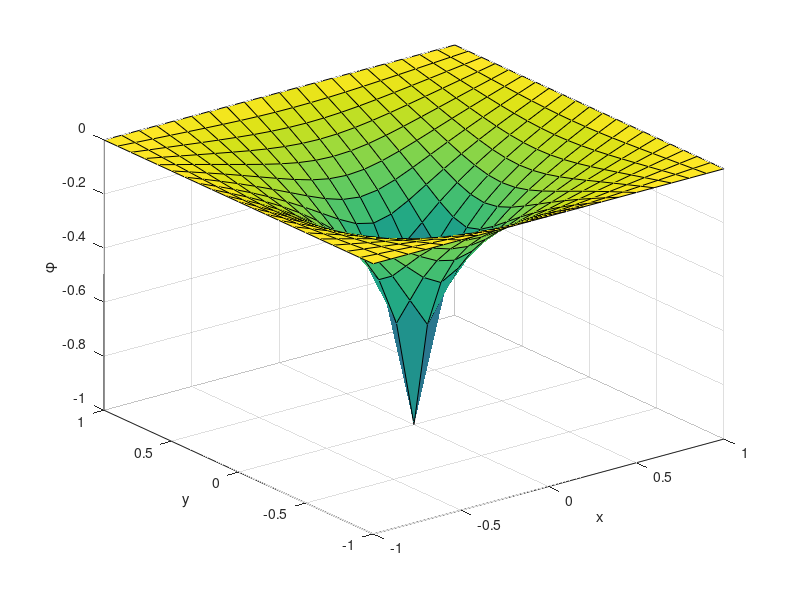
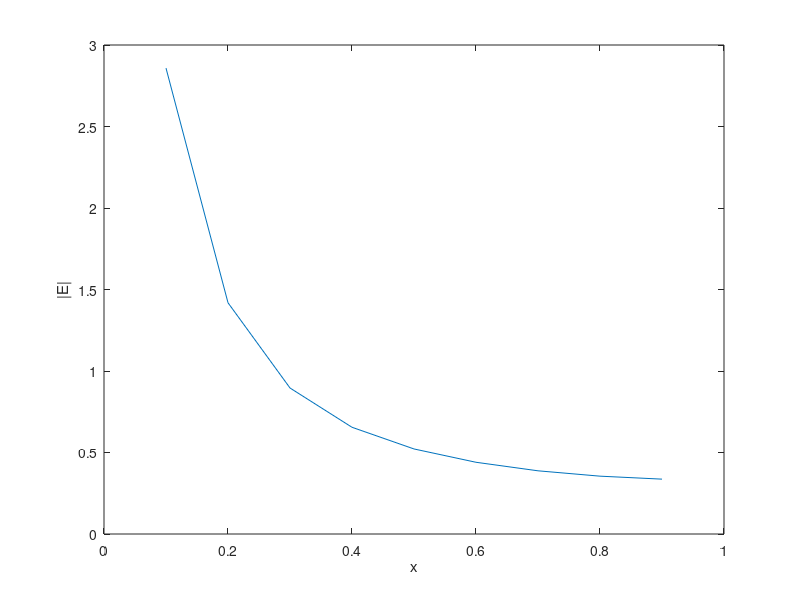
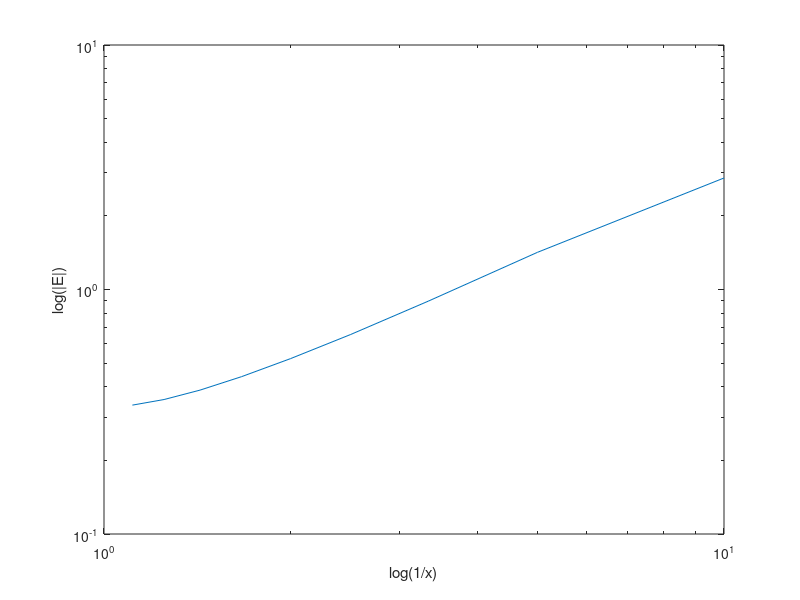
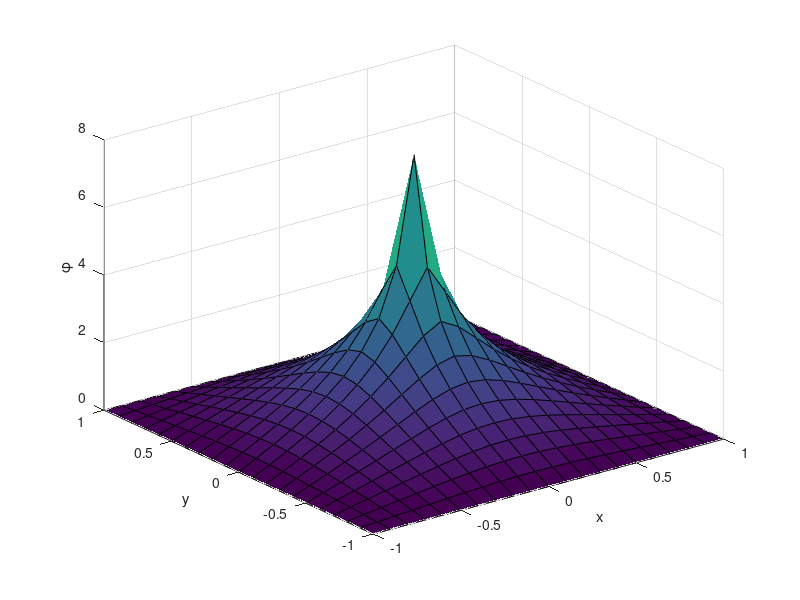

Write MATLAB code to recreate these figures, in order.
close all;

%% TODO: Fix \phi so that it displays phi in plots

%% exc 1.12
h = 0.1;
relTol = eps;
x = -1:h:1;
y = -1:h:1;


rows = length(x);
cols = length(y);
N = rows*cols;

phi = 0.1*ones(rows*cols,1);

%Insert boundary values
phi(1:cols) = 0; %Bottom
phi(rows*(cols-1):rows*cols) = 0; %top
phi(1:cols:rows*(cols-1)) = 0; %left
phi(rows:cols:rows*cols) = 0; %right

%Insert value at phi(0,0)
%TODO: This only works for odd rows*cols.
phi(ceil(rows*cols/2)) = -1;

%Create transformation matrix
T = eye(rows*cols);

for n=1:(rows-2)
    for m=1:(cols-2)
        v = zeros(1, cols*rows);
        v(n*cols+1+m + 1) = 1;
        v(n*cols+1+m - 1) = 1;
        v(n*cols+1+m + cols) = 1;
        v(n*cols+1+m - cols) = 1;
        T(n*cols+1+m, :) = 0.25*v;
    end
end
v = zeros(1, cols*rows);
v(ceil(rows*cols/2)) = 1;
T45 = T;
T(ceil(rows*cols/2), :) = v;

%Solve problem
line = zeros(ceil(cols/2), 3); %Stores phi(0:1,0) for different iterations
line(:,1) = x(ceil(cols/2):end);
phiOld = zeros(rows*cols, 1);
n = 0;
while true
    n = n+1;
    phiOld = phi;
    phi = T*phi;
    e = norm(phi-phiOld)/max(abs(phi));
    if e < relTol
        fprintf('Iterate to: %d; e=%g\n',n,e);
        break;
    end
    if n == 100
        line(:, 2) = phi(ceil(N/2):ceil(N/2)+ceil(cols/2)-1);
    end
    if n == 1000
        line(:, 3) = phi(ceil(N/2):ceil(N/2)+ceil(cols/2)-1);
    end
end

line
Z = zeros(rows, cols);
for n=1:rows
    Z(rows+1-n,:) = phi((n-1)*cols+1:n*cols)';
end

handle = figure;
surf(x, y, Z);
xlabel('x'); ylabel('y'); zlabel('\phi');
saveas(handle, 'report/img/exc1_laplace.png');

%% exc1.3 Calculate E
E = zeros(rows, cols);

for n=2:cols-1
    for m=2:rows-1
        Ex = -(Z(n+1, m)-Z(n-1, m))/(2*h);
        Ey = -(Z(n, m+1)-Z(n, m-1))/(2*h);
        E(n,m) = sqrt(Ex^2+Ey^2);
    end
end

%plot
handle = figure;
plot(h:h:1-h, E(ceil(rows/2), ceil(cols/2)+1:cols-1));
xlabel('x'); ylabel('|E|');
saveas(handle, 'report/img/exc1_E.png')

handle = figure;
loglog(1./(h:h:1-h), E(ceil(rows/2), ceil(cols/2)+1:cols-1));
xlabel('log(1/x)'); ylabel('log(|E|)');
saveas(handle, 'report/img/exc1_logE.png');

%% exc1.45 Poissons equation.
phi = 0.1*ones(rows*cols,1);

%Insert boundary values
phi(1:cols) = 0; %Bottom
phi(rows*(cols-1):rows*cols) = 0; %top
phi(1:cols:rows*(cols-1)) = 0; %left
phi(rows:cols:rows*cols) = 0; %right

%Insert value at phi(0,0)
%TODO: This only works for odd rows*cols.
phi(ceil(rows*cols/2)) = -1;

rho = zeros(cols*rows, 1);
rho(ceil(cols*rows/2)) = pi;

n = 0;
while true
    n = n+1;
    phiOld = phi;
    phi = T45*phi + rho;
    e = norm(phi-phiOld)/max(abs(phi));
    if e < relTol
        fprintf('Iterate to: %d; e=%g\n',n,e);
        break;
    end
    if n == 100
        line(:, 2) = phi(ceil(N/2):ceil(N/2)+ceil(cols/2)-1);
    end
    if n == 1000
        line(:, 3) = phi(ceil(N/2):ceil(N/2)+ceil(cols/2)-1);
    end
end

Z = zeros(rows, cols);
for n=1:rows
    Z(rows+1-n,:) = phi((n-1)*cols+1:n*cols)';
end

handle = figure; 
surf(x, y, Z);
xlabel('x'); ylabel('y'); zlabel('\phi');
saveas(handle, 'report/img/exc1_poisson.png');

